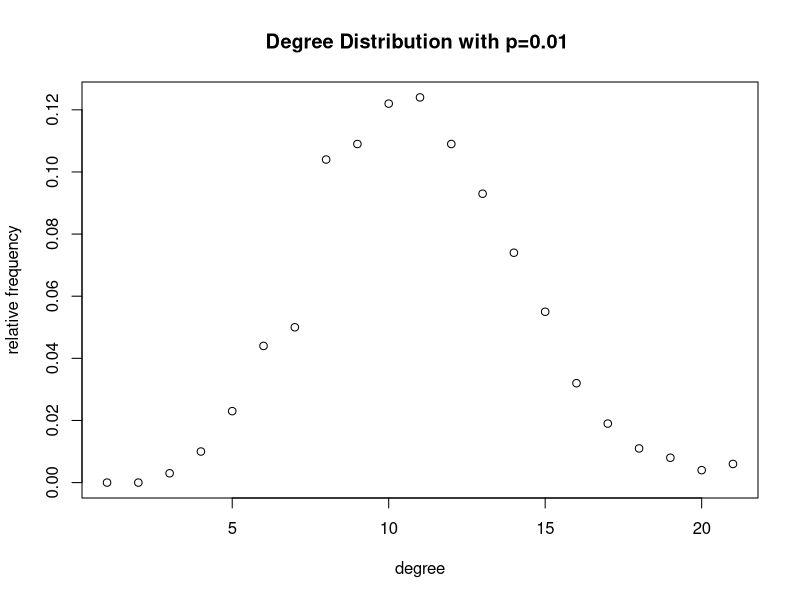
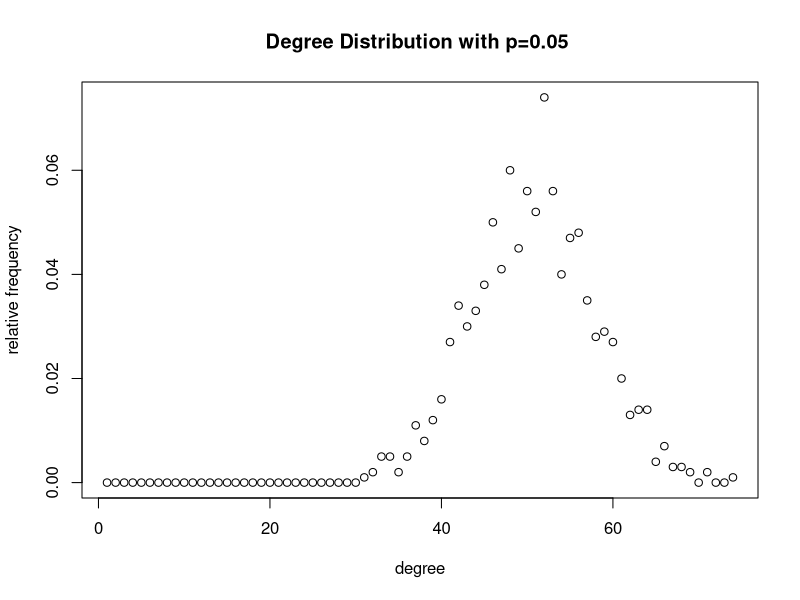
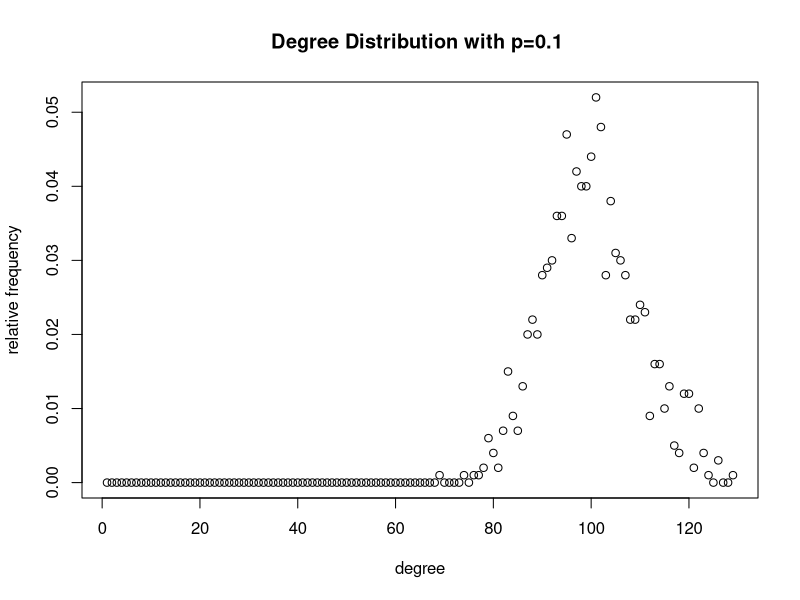

Write the R code that produced these figures, in order.
## Download and install the package
#install.packages("igraph")

## Load package
library(igraph)

# Q1
# Part a
num_nodes = 1000
prob = c(0.01, 0.05, 0.1)
g1 <- sample_gnp(num_nodes, prob[1])
d1 <- degree_distribution(g1)
g2 <- sample_gnp(num_nodes, prob[2])
d2 <- degree_distribution(g2)
g3 <- sample_gnp(num_nodes, prob[3])
d3 <- degree_distribution(g3)
plot(d1, main = "Degree Distribution with p=0.01 ",xlab="degree",ylab="relative frequency")
dev.copy(png,'DDP=0.01.png')
dev.off()
plot(d2, main = "Degree Distribution with p=0.05 ",xlab="degree",ylab="relative frequency")
dev.copy(png,'DDP=0.05.png')
dev.off()
plot(d3, main = "Degree Distribution with p=0.1 ",xlab="degree",ylab="relative frequency")
dev.copy(png,'DDP=0.1.png')
dev.off()

# Part b
con1 = numeric()
con2 = numeric()
con3 = numeric()
dia1 = numeric()
dia2 = numeric()
dia3 = numeric()
for (i in 1:50) {
  g1 <- sample_gnp(num_nodes, prob[1])
  g2 <- sample_gnp(num_nodes, prob[2])
  g3 <- sample_gnp(num_nodes, prob[3])
  con1 = c(con1, is_connected(g1))
  con2 = c(con2, is_connected(g2))
  con3 = c(con3, is_connected(g3))
  dia1 = c(dia1, diameter(g1))
  dia2 = c(dia2, diameter(g2))
  dia3 = c(dia3, diameter(g3))
}
mean(con1)
mean(con2)
mean(con3)
mean(dia1)
mean(dia2)
mean(dia3)

# Part c
for (i in prob)
{
  pc = numeric()
  for (j in 1:50) {
    for (p in seq(from = 0, to = i, by = 1e-03)) {
      g = sample_gnp(num_nodes, p)
      if (is.connected(g)) 
        break
    }
    pc = c(pc, p)
  }
  print(mean(pc))
}